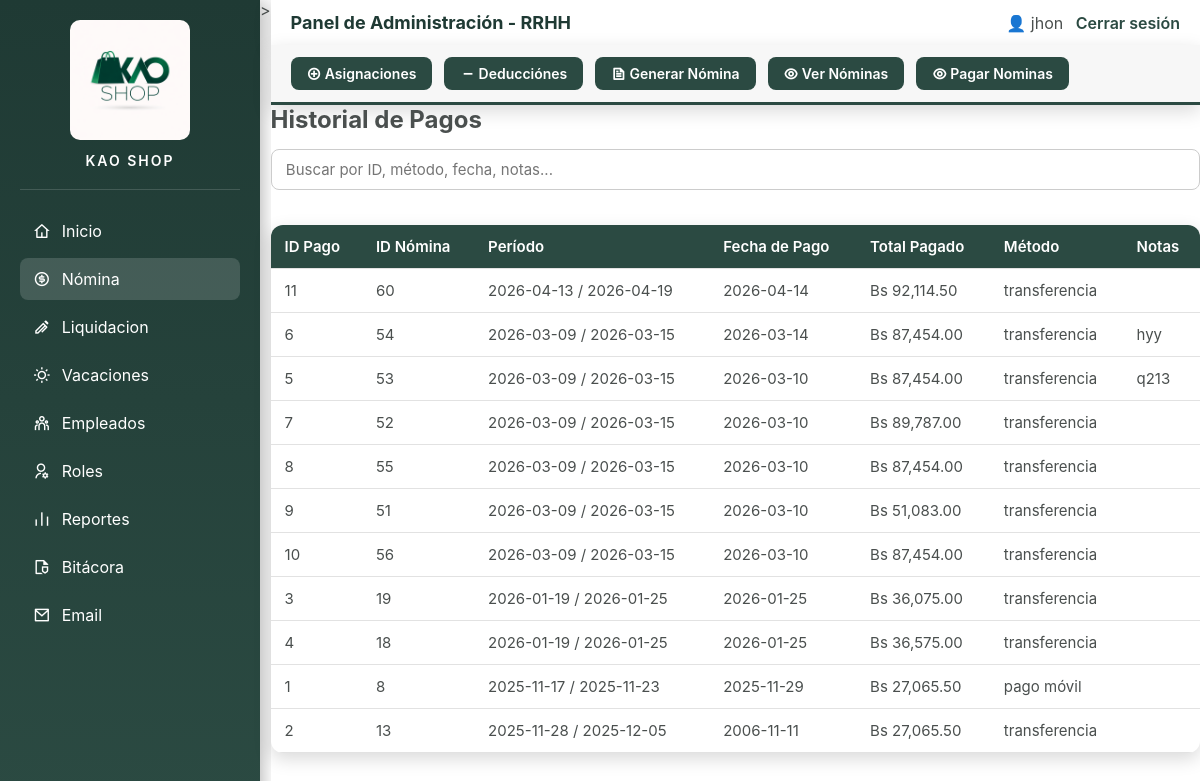
Page /PHP/historial_pagos.php (signed in) on the earlier database version.
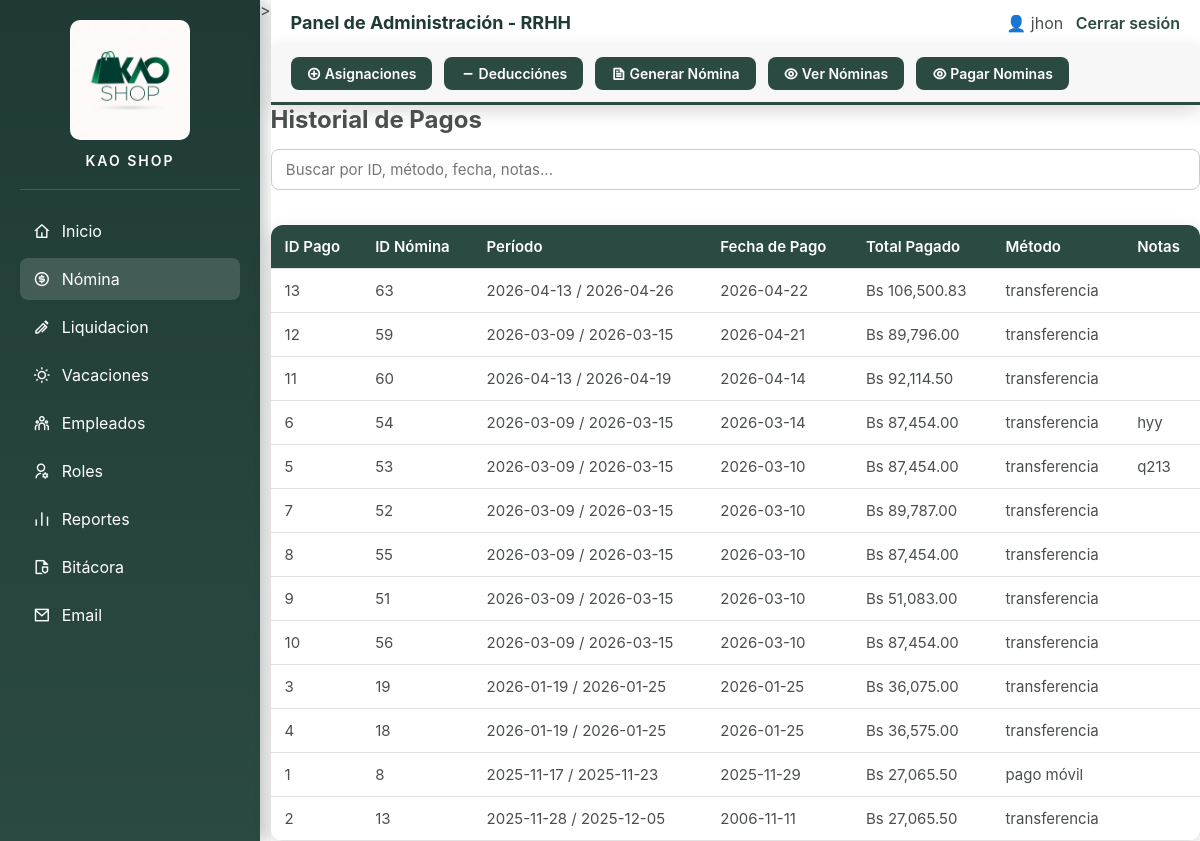
Same page on the later database version.
### tables this page shows
CREATE TABLE `pagos` (
  `id_pago` int(11) NOT NULL,
  `id_nomina` int(11) NOT NULL,
  `fecha_pago` date DEFAULT NULL,
  `total_pagado` decimal(14,2) DEFAULT NULL,
  `metodo` varchar(50) DEFAULT NULL,
  `notas` text DEFAULT NULL
);

CREATE TABLE `nomina` (
  `id_nomina` int(11) NOT NULL,
  `fecha_inicio` date NOT NULL,
  `fecha_fin` date NOT NULL,
  `tipo` enum('semanal','quincenal','mensual') DEFAULT 'mensual',
  `estado` enum('abierta','cerrada','pagada') DEFAULT 'abierta',
  `creada_por` varchar(100) DEFAULT NULL,
  `fecha_creacion` timestamp NOT NULL DEFAULT current_timestamp()
);

### PHP/seguridad.php (called while the page is built, shortened)
<?php
function esAdmin(){
    return $_SESSION['cargo_id'] == 1;
}

### PHP/historial_pagos.php (the view, shortened to what this page needs)
<?php
include("seguridad.php");
include("db.php");
$sql = "SELECT p.*, n.fecha_inicio, n.fecha_fin
        FROM pagos p
        JOIN nomina n ON p.id_nomina = n.id_nomina
        ORDER BY p.fecha_pago DESC";
$res = mysqli_query($conexion, $sql);
?>
<!DOCTYPE html>
<html lang="es">
<head>
<link rel="stylesheet" href="../css/historial_de_pagos.css">
<link href="https://cdn.jsdelivr.net/npm/remixicon@4.2.0/fonts/remixicon.css" rel="stylesheet">
</head>
<body>
<aside class="sidebar">
<div class="sidebar-header">
    <img src="../img/logo.png" alt="Logo" class="logo">
    <h3 class="system-title">KAO SHOP</h3>
</div>
    <a href="administrador.php" >
        <i class="ri-home-4-line"></i> Inicio
    </a>
    <a href="generar_nomina.php"class="active">
        <i class="ri-money-dollar-circle-line"></i> Nómina
    </a>
    <a href="liquidacion.php"><i class="ri-ball-pen-line"></i>Liquidacion</a>
    <a href="vacaciones.php">  <i class="ri-sun-line"></i></i> Vacaciones</a>
    <a href="listar_empleados.php">
        <i class="ri-team-line"></i> Empleados
    </a>
    <a href="listar_usuario.php">
        <i class="ri-user-settings-line"></i> Roles
    </a>
    <a href="reportes.php">
        <i class="ri-bar-chart-line"></i> Reportes
    </a>
    <?php if (esAdmin()): ?>
     <a href="bitacora.php"><i class="ri-file-shield-2-line"></i> Bitácora</a>
    <?php endif; ?>
    <a href="contactar.php">
      <i class="ri-mail-line"></i> Email
    </a>
</aside>>
<div class="main">
<header>
    <h2>Panel de Administración - RRHH</h2>
    <div>
        <span>👤 <?= $_SESSION['usuario'] ?></span>
        <a href="cerrar_sesion.php">Cerrar sesión</a>
    </div>
</header>
    <div class="top-menu">
       <a href="asignaciones.php" class="top-button"><i class="ri-add-circle-line"></i> Asignaciones</a>
       <a href="deducciones.php" class="top-button"><i class="ri-subtract-line"></i> Deducciónes</a>
       <a href="generar_nomina.php" class="top-button"><i class="ri-file-text-line"></i> Generar Nómina</a>
       <a href="ver_nomina.php" class="top-button"><i class="ri-eye-line"></i> Ver Nóminas</a>
       <a href="pagar_nomina.php" class="top-button"><i class="ri-eye-line"></i> Pagar Nominas</a>
    </div>
<div class="contenido">
    <div class="card-container">
        <h2> Historial de Pagos</h2>
        <input type="text" id="buscador" class="buscador" placeholder=" Buscar por ID, método, fecha, notas...">
        <div class="table-container">
            <table id="tablaPagos">
                <thead>
                    <tr>
                        <th>ID Pago</th>
                        <th>ID Nómina</th>
                        <th>Período</th>
                        <th>Fecha de Pago</th>
                        <th>Total Pagado</th>
                        <th>Método</th>
                        <th>Notas</th>
                    </tr>
                </thead>
                <tbody>
                <?php while ($p = mysqli_fetch_assoc($res)) { ?>
                    <tr>
                        <td><?= $p['id_pago'] ?></td>
                        <td><?= $p['id_nomina'] ?></td>
                        <td><?= $p['fecha_inicio'] ?> / <?= $p['fecha_fin'] ?></td>
                        <td><?= $p['fecha_pago'] ?></td>
                        <td>Bs <?= number_format($p['total_pagado'],2) ?></td>
                        <td><?= $p['metodo'] ?></td>
                        <td><?= $p['notas'] ?></td>
                    </tr>
                <?php } ?>
                </tbody>
            </table>
        </div>
    </div>
</div>
</div>
</body>
</html>

### css/historial_de_pagos.css (style rules this page uses)
:root { --green-dark: #1f3a34; --green-mid: #2b4a42; --green-hover: #3f6f61; --white: #ffffff; --white-soft: #f7f7f7; --gray-light-text: #4a4f4e; --card-border: #e2e2e2; --shadow: 0 6px 18px rgba(0,0,0,0.15); --radius: 12px; --sidebar-width: 260px; }
.sidebar-header { text-align:center; padding-bottom:20px; margin-bottom:20px; border-bottom:1px solid rgba(255,255,255,0.15); }
.logo { width:120px; height:auto; border-radius:10px; margin-bottom:8px; }
.system-title { font-size:14px; letter-spacing:2px; font-weight:600; }
* { box-sizing:border-box; margin:0; padding:0; font-family:Inter, Arial, sans-serif; }
body { display:flex; min-height:100vh; background:var(--white); color:var(--gray-light-text); }
.sidebar { width:260px; background:linear-gradient(180deg,#1f3a34,#2b4a42); padding:20px; color:white; display:flex; flex-direction:column; box-shadow:4px 0 15px rgba(0,0,0,0.25); }
.sidebar a { display:flex; align-items:center; gap:11px; padding:11px 13px; margin-bottom:6px; color:white; text-decoration:none; border-radius:8px; transition:0.3s; font-size:16px; }
.sidebar i { font-size:17px; }
.sidebar a.active { background:rgba(255,255,255,0.15); }
.sidebar a.active::before { content:""; position:absolute; left:-10px; top:50%; transform:translateY(-50%); width:6px; height:28px; background:white; border-radius:4px; }
.main { flex:1; display:flex; flex-direction:column; background: var(--white); }
header { background:var(--white); padding:12px 20px; display:flex; justify-content:space-between; align-items:center; box-shadow:var(--shadow); }
header h2 { font-size:18px; color:var(--green-dark); }
header a { color:var(--green-mid); text-decoration:none; font-weight:600; margin-left:8px; }
.top-menu { background:var(--white-soft); padding:12px 20px; display:flex; gap:12px; box-shadow:var(--shadow); border-bottom:3px solid var(--green-mid); flex-wrap:wrap; }
.top-button { padding:8px 16px; background:var(--green-mid); color:white; border-radius:8px; text-decoration:none; font-size:14px; font-weight:600; transition:0.2s; }
table { width:94%; border-collapse:collapse; background:var(--white); border-radius:var(--radius); box-shadow:var(--shadow); overflow:hidden; margin-top:20px; }
table { width: 100%; border-collapse: collapse; font-size: 15px; }
table th { background:var(--green-mid); color:white; font-weight:600; }
table th, table td { padding: 12px 14px; text-align: left; border-bottom: 1px solid var(--card-border); }

### PHP/historial_pagos.php (style rules this page uses)
.buscador { width: 100%; padding: 10px; margin: 15px 0; border-radius: 8px; border: 1px solid #ccc; font-size: 15px; }

Differences in the rows shown:
added pagos: id_pago "13", id_nomina "63", id_nomina.fecha_inicio "2026-04-13", id_nomina.fecha_fin "2026-04-26", fecha_pago "2026-04-22", total_pagado "106,500.83", metodo "transferencia"
added pagos: id_pago "12", id_nomina "59", id_nomina.fecha_inicio "2026-03-09", id_nomina.fecha_fin "2026-03-15", fecha_pago "2026-04-21", total_pagado "89,796.00", metodo "transferencia"
